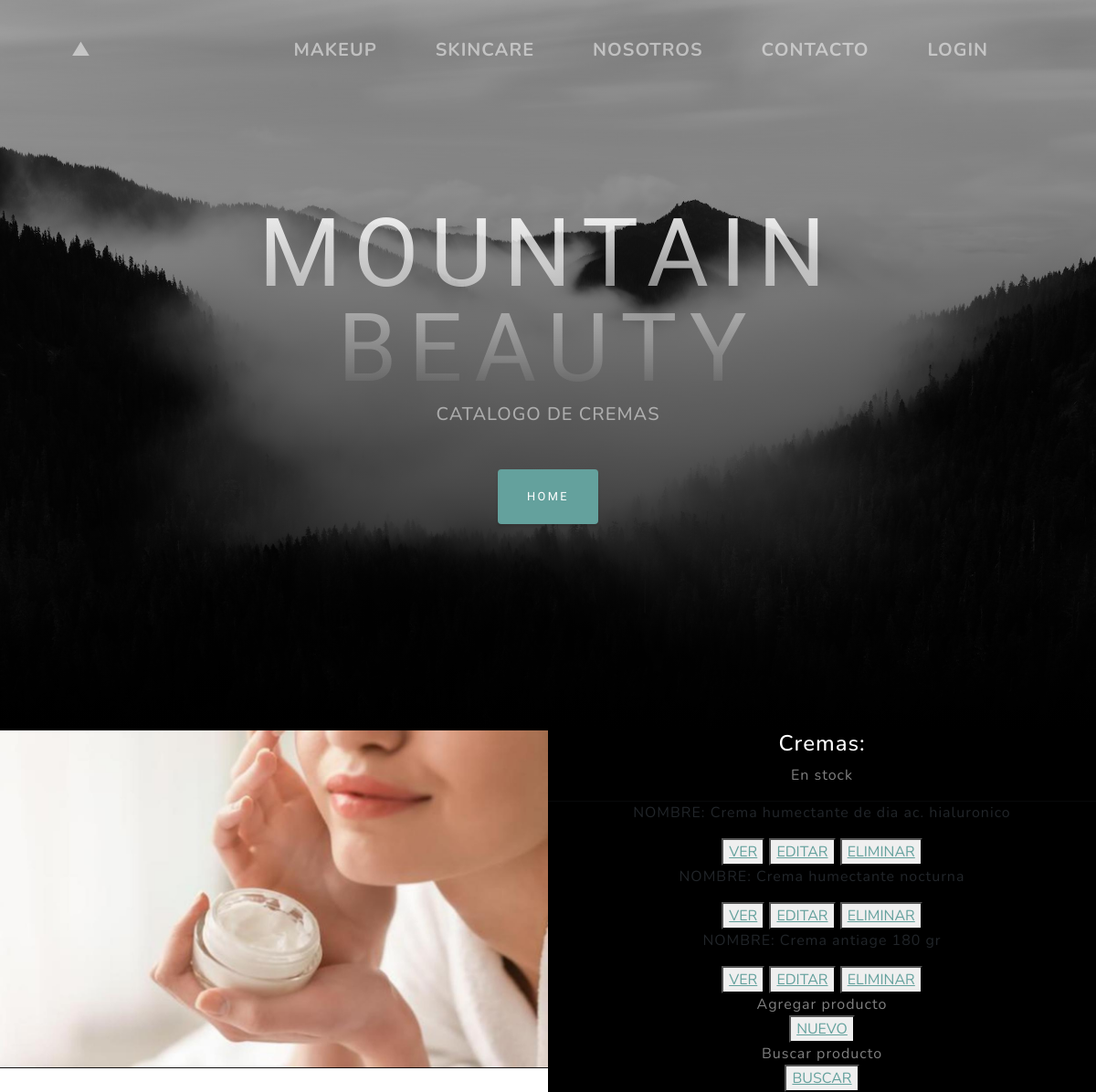
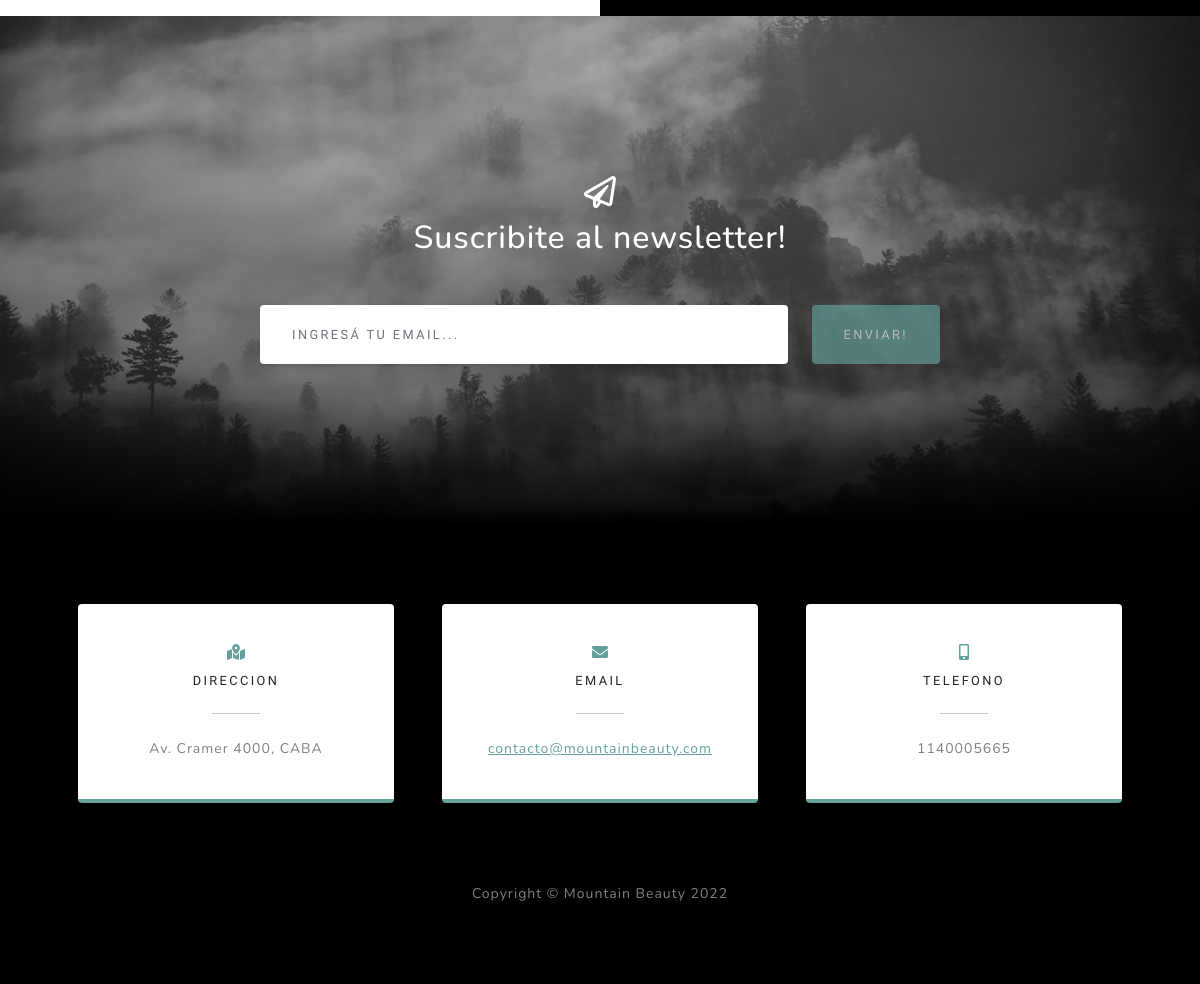
The page /AppCoder/cremas/list on the database its author committed (2 pictures, top to bottom).
### AppCoder/models.py (models this page shows, shortened)
class Cremas(models.Model):
    nombre = models.CharField(max_length=40)
    stock= models.IntegerField()
    precio= models.IntegerField()

### AppCoder/views.py (the view)
# urls.py: path('cremas/list', views.CremasList.as_view(), name= "List"),
class CremasList(ListView):
   model = Cremas
   template_name= "AppCoder/cremas_list.html"

### AppCoder/templates/AppCoder/cremas_list.html (shortened to what this page needs)
{% extends "AppCoder/padre.html" %}
{% load static %}
{% block contenidoQueCambia2 %}
<h2 class="text-white-50 mx-auto mt-2 mb-5">CATALOGO DE CREMAS</h2>
{% endblock %}
{% block contenidoQueCambia %}
<div class="row gx-0 mb-5 mb-lg-0 justify-content-center">
    <div class="col-lg-6"><img class="img-fluid" src="{% static 'AppCoder/assets/img/crema.jpg' %}" alt="..." /></div>
    <div class="col-lg-6">
        <div class="bg-black text-center h-100 project">
            <div class="d-flex h-100">
                <div class="project-text w-100 my-auto text-center text-lg-left">
                    <h4 class="text-white">Cremas:</h4>
                    <p class="mb-0 text-white-50">En stock</p>
                    <hr class="d-none d-lg-block mb-0 ms-0" />
                       <u1>
                       {%  for crema in object_list   %}
                         <p>NOMBRE: {{crema.nombre}}</p>
                           <button>
                            <a href="{% url 'Detail' crema.id %}">VER</a>
                            </button>
                            <button>
                            <a href="{% url 'Edit' crema.id %}">EDITAR</a>
                            </button>
                            <button>
                            <a href="{% url 'Delete' crema.id %}">ELIMINAR</a>
                            </button>
                       {% endfor %}
                       <p class="mb-0 text-white-50">Agregar producto</p>
                       <button>
                       <a href="{% url 'New'  %}">NUEVO</a>
                       </button>
                       <p class="mb-0 text-white-50">Buscar producto</p>
                       <button>
                       <a href="{% url 'BusquedaCremas'  %}">BUSCAR</a>
                       </button>
                       </u1>
                </div>
            </div>
        </div>
    </div>
</div>
{% endblock %}

### rows shown on the page
Cremas: nombre "Crema humectante de dia ac. hialuronico"
Cremas: nombre "Crema humectante nocturna"
Cremas: nombre "Crema antiage 180 gr"
